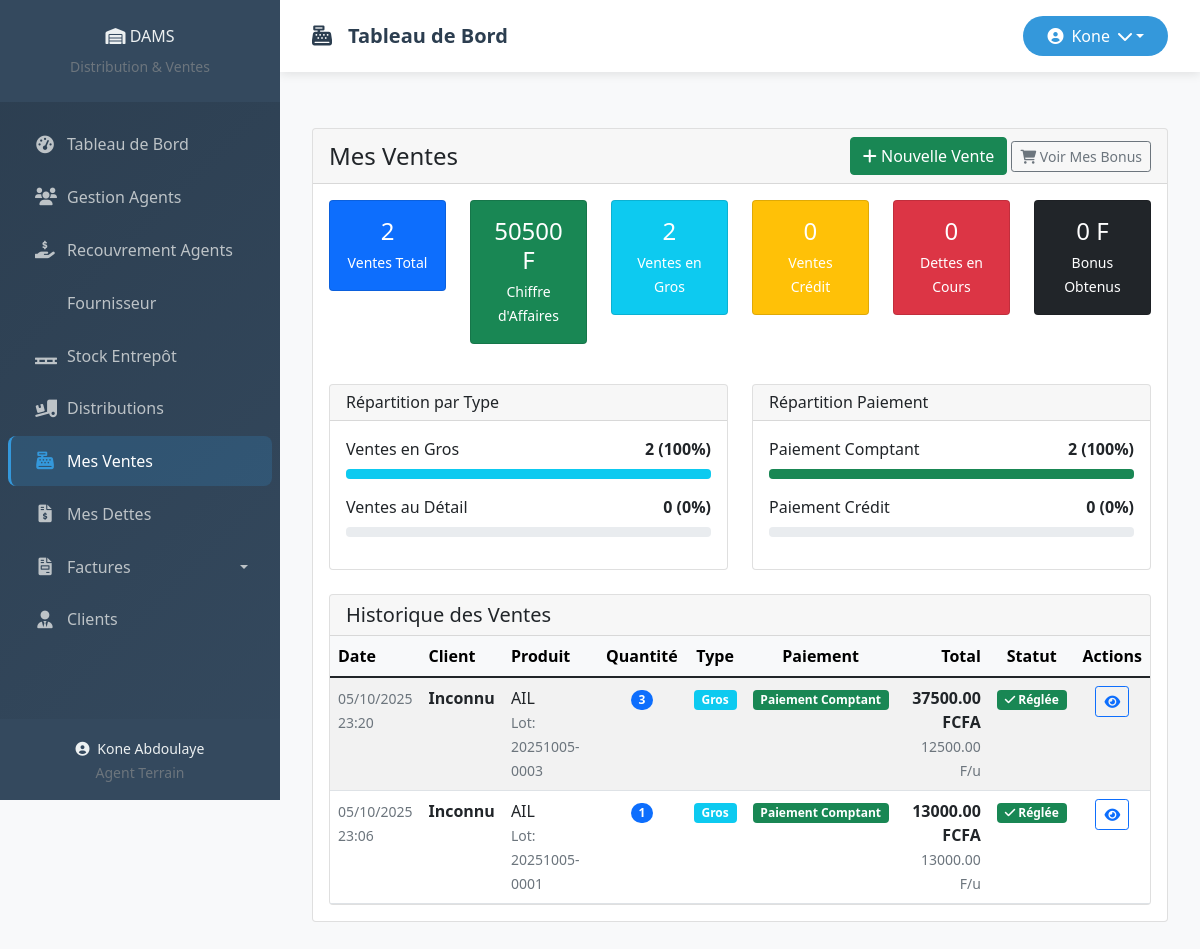
Before: /ventes/ (signed in) with the older database file.
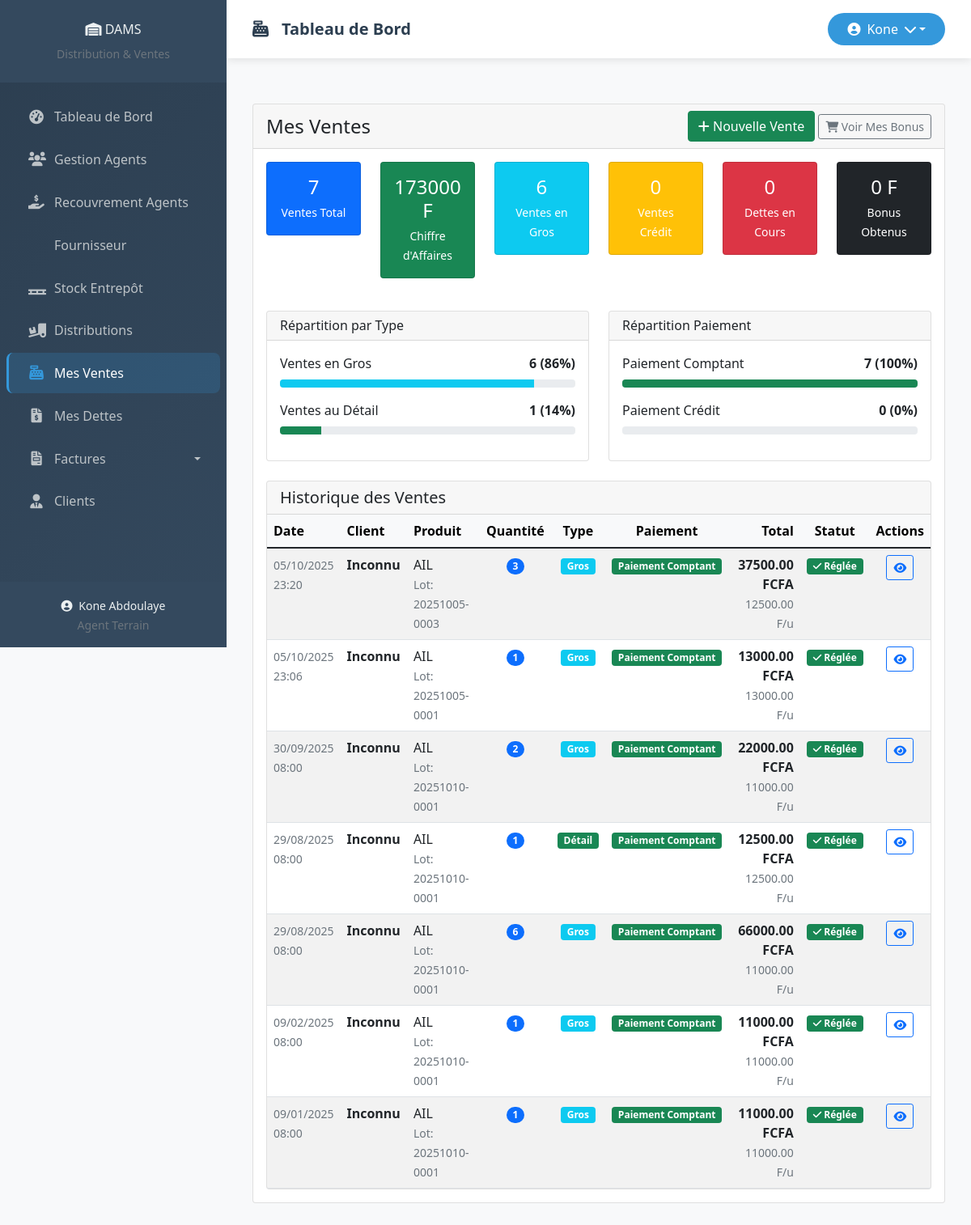
After: the same page with the newer database file.
### core/models.py (models this page shows, shortened)
class Vente(models.Model):
    TYPE_VENTE_CHOICES = (
        ('gros', 'Vente en Gros'),
        ('detail', 'Vente au Détail'),
    )
    MODE_PAIEMENT_CHOICES = (
        ('comptant', 'Paiement Comptant'),
        ('credit', 'Paiement à Crédit'),
    )
    agent = models.ForeignKey(
        Agent,
        on_delete=models.CASCADE,
        limit_choices_to={'type_agent__in': ['terrain', 'entrepot']}
    )
    client = models.ForeignKey(Client, on_delete=models.CASCADE)
    detail_distribution = models.ForeignKey(DetailDistribution, on_delete=models.CASCADE)
    quantite = models.PositiveIntegerField()
    type_vente = models.CharField(max_length=50, choices=TYPE_VENTE_CHOICES, default='detail')
    prix_vente_unitaire = models.DecimalField(max_digits=10, decimal_places=2)
    mode_paiement = models.CharField(max_length=50, choices=MODE_PAIEMENT_CHOICES, default='comptant')
    date_vente = models.DateTimeField(
        default=timezone.now,
        verbose_name="Date de la vente"
    )
    date_creation = models.DateTimeField(
        auto_now_add=True,
        verbose_name="Date d'enregistrement"
    )
    @property
    def total_vente(self):
        return self.quantite * self.prix_vente_unitaire
    def get_type_vente_display(self):
        return "Gros" if self.type_vente == 'gros' else "Détail"
    class Meta:
        ordering = ['-date_vente']
        verbose_name = "Vente"
        verbose_name_plural = "Ventes"

class Client(models.Model):
    TYPE_CLIENT_CHOICES = (
        ('grossiste', 'Grossiste'),
        ('detail', 'Détaillant'),
        ('particulier', 'Particulier'),
    )
    nom = models.CharField(max_length=100)
    contact = models.CharField(max_length=100, blank=True, null=True)
    type_client = models.CharField(max_length=50, choices=TYPE_CLIENT_CHOICES)
    date_creation = models.DateTimeField(default=timezone.now)  # Ajout de ce champ
    class Meta:
        ordering = ['nom']

class DetailDistribution(models.Model):
    distribution = models.ForeignKey(DistributionAgent, on_delete=models.CASCADE)
    lot = models.ForeignKey(LotEntrepot, on_delete=models.CASCADE)
    quantite = models.PositiveIntegerField()
    prix_gros = models.DecimalField(max_digits=10, decimal_places=2, null=True, blank=True)
    prix_detail = models.DecimalField(max_digits=10, decimal_places=2, null=True, blank=True)
    est_supprime = models.BooleanField(default=False)
    date_suppression = models.DateTimeField(null=True, blank=True)
    class Meta:
        verbose_name = "Détail de distribution"
        verbose_name_plural = "Détails de distribution"

class LotEntrepot(models.Model):
    produit = models.ForeignKey(Produit, on_delete=models.CASCADE)
    fournisseur = models.ForeignKey(Fournisseur, on_delete=models.CASCADE)
    quantite_initiale = models.PositiveIntegerField()
    quantite_restante = models.PositiveIntegerField()
    prix_achat_unitaire = models.DecimalField(max_digits=10, decimal_places=2)
    date_reception = models.DateTimeField(default=timezone.now)
    date_enregistrement = models.DateTimeField(auto_now_add=True)
    reference_lot = models.CharField(max_length=100, unique=True, blank=True, null=True)  # AJOUTEZ CE CHAMP
    facture = models.FileField(
        upload_to='factures_entrepot/%Y/%m/',
        null=True,
        blank=True,
        verbose_name="Facture (optionnel)"
    )
    date_upload_facture = models.DateTimeField(
        null=True,
        blank=True,
        verbose_name="Date d'upload de la facture"
    )

class Produit(models.Model):
    nom = models.CharField(max_length=100, unique=True)
    description = models.TextField(blank=True, null=True)

### core/views.py (the view)
# urls.py: path('ventes/', views.liste_ventes, name='liste_ventes'),
@login_required
def liste_ventes(request):
    try:
        agent = Agent.objects.get(user=request.user)
    except Agent.DoesNotExist:
        messages.error(request, "Aucun agent trouvé.")
        return redirect('dashboard')
    ventes = Vente.objects.filter(
        agent=agent
    ).select_related(
        'client',
        'detail_distribution__lot__produit'
    ).prefetch_related('dette').order_by('-date_vente')
    total_ventes = ventes.count()
    chiffre_affaires_total = sum(vente.total_vente for vente in ventes)
    ventes_gros = ventes.filter(type_vente='gros')
    ventes_detail = ventes.filter(type_vente='detail')
    ventes_comptant = ventes.filter(mode_paiement='comptant')
    ventes_credit = ventes.filter(mode_paiement='credit')
    bonus_obtenus = 0
    dettes_avec_bonus = Dette.objects.filter(
        vente__agent=agent,
        bonus_accorde=True
    )
    for dette in dettes_avec_bonus:
        bonus_obtenus += dette.montant_bonus
    dettes_en_cours = Dette.objects.filter(
        vente__agent=agent,
        statut__in=['en_cours', 'partiellement_paye', 'en_retard']
    ).count()
    context = {
        'ventes': ventes,
        'total_ventes': total_ventes,
        'chiffre_affaires_total': chiffre_affaires_total,
        'ventes_gros_count': ventes_gros.count(),
        'ventes_detail_count': ventes_detail.count(),
        'ventes_comptant_count': ventes_comptant.count(),
        'ventes_credit_count': ventes_credit.count(),
        'bonus_obtenus': bonus_obtenus,
        'dettes_en_cours': dettes_en_cours,
        'agent': agent,
    }
    return render(request, 'core/ventes/liste_ventes.html', context)

### core/context_processors.py (called while the page is built, shortened)
def agent_context(request):
    context = {}
    return context

### core/templates/core/ventes/liste_ventes.html (shortened to what the changed rows need)
{% extends 'base.html' %}
{% load static %}
{% block content %}
<div class="container-fluid py-4">
    <div class="row">
        <div class="col-12">
            <div class="card">
                <div class="card-body">
                    <div class="row mb-4">
                        <div class="col-xl-2 col-md-4 col-6 mb-3">
                            <div class="card bg-primary text-white">
                                <div class="card-body text-center p-3">
                                    <h4 class="mb-1">{{ total_ventes }}</h4>
                                    <small class="opacity-8">Ventes Total</small>
                                </div>
                            </div>
                        </div>
                        <div class="col-xl-2 col-md-4 col-6 mb-3">
                            <div class="card bg-success text-white">
                                <div class="card-body text-center p-3">
                                    <h4 class="mb-1">{{ chiffre_affaires_total|floatformat:0 }} F</h4>
                                    <small class="opacity-8">Chiffre d'Affaires</small>
                                </div>
                            </div>
                        </div>
                        <div class="col-xl-2 col-md-4 col-6 mb-3">
                            <div class="card bg-info text-white">
                                <div class="card-body text-center p-3">
                                    <h4 class="mb-1">{{ ventes_gros_count }}</h4>
                                    <small class="opacity-8">Ventes en Gros</small>
                                </div>
                            </div>
                        </div>
                    </div>
                    <div class="row mb-4">
                        <div class="col-md-6">
                            <div class="card">
                                <div class="card-body">
                                    <div class="d-flex justify-content-between mb-2">
                                        <span>Ventes en Gros</span>
                                        <span class="fw-bold">{{ ventes_gros_count }} ({% widthratio ventes_gros_count total_ventes 100 %}%)</span>
                                    </div>
                                    <div class="d-flex justify-content-between mb-2">
                                        <span>Ventes au Détail</span>
                                        <span class="fw-bold">{{ ventes_detail_count }} ({% widthratio ventes_detail_count total_ventes 100 %}%)</span>
                                    </div>
                                    <div class="progress mb-3" style="height: 10px;">
                                        <div class="progress-bar bg-success" style="width: {% widthratio ventes_detail_count total_ventes 100 %}%"></div>
                                    </div>
                                </div>
                            </div>
                        </div>
                        <div class="col-md-6">
                            <div class="card">
                                <div class="card-body">
                                    <div class="d-flex justify-content-between mb-2">
                                        <span>Paiement Comptant</span>
                                        <span class="fw-bold">{{ ventes_comptant_count }} ({% widthratio ventes_comptant_count total_ventes 100 %}%)</span>
                                    </div>
                                </div>
                            </div>
                        </div>
                    </div>
                    {% if ventes %}
                    <div class="card">
                        <div class="card-body p-0">
                            <div class="table-responsive">
                                <table class="table table-hover table-striped mb-0">
                                    <thead class="table-light">
                                        <tr>
                                            <th>Date</th>
                                            <th>Client</th>
                                            <th>Produit</th>
                                            <th class="text-center">Quantité</th>
                                            <th class="text-center">Type</th>
                                            <th class="text-center">Paiement</th>
                                            <th class="text-end">Total</th>
                                            <th class="text-center">Statut</th>
                                            <th class="text-center">Actions</th>
                                        </tr>
                                    </thead>
                                    <tbody>
                                        {% for vente in ventes %}
                                        <tr>
                                            <td>
                                                <small class="text-muted">{{ vente.date_vente|date:"d/m/Y" }}</small>
                                                <br>
                                                <small class="text-muted">{{ vente.date_vente|date:"H:i" }}</small>
                                            </td>
                                            <td>
                                                <strong>{{ vente.client.nom }}</strong>
                                            </td>
                                            <td>
                                                {{ vente.detail_distribution.lot.produit.nom }}
                                                <br>
                                                <small class="text-muted">Lot: {{ vente.detail_distribution.lot.reference_lot|default:"N/A" }}</small>
                                            </td>
                                            <td class="text-center">
                                                <span class="badge bg-primary rounded-pill">{{ vente.quantite }}</span>
                                            </td>
                                            <td class="text-center">
                                                <span class="badge bg-{% if vente.type_vente == 'gros' %}info{% else %}success{% endif %}">
                                                    {{ vente.get_type_vente_display }}
                                                </span>
                                            </td>
                                            <td class="text-center">
                                                <span class="badge bg-{% if vente.mode_paiement == 'comptant' %}success{% else %}warning{% endif %}">
                                                    {{ vente.get_mode_paiement_display }}
                                                </span>
                                            </td>
                                            <td class="text-end">
                                                <strong>{{ vente.total_vente }} FCFA</strong>
                                                <br>
                                                <small class="text-muted">{{ vente.prix_vente_unitaire }} F/u</small>
                                            </td>
                                            <td class="text-center">
                                                {% if vente.mode_paiement == 'credit' %}
                                                    {% if vente.dette %}
                                                        {% if vente.dette.statut == 'paye' %}
                                                            <span class="badge bg-success" title="Bonus: {{ vente.dette.montant_bonus }} FCFA">
                                                                <i class="fas fa-check"></i> Payée
                                                                {% if vente.dette.bonus_accorde %}
                                                                    <i class="fas fa-gift text-warning ms-1" title="Bonus obtenu"></i>
                                                                {% endif %}
                                                            </span>
                                                        {% elif vente.dette.statut == 'partiellement_paye' %}
                                                            <span class="badge bg-warning">
                                                                <i class="fas fa-clock"></i> Partiel
                                                            </span>
                                                        {% elif vente.dette.statut == 'en_retard' %}
                                                            <span class="badge bg-danger">
                                                                <i class="fas fa-exclamation-triangle"></i> Retard
                                                            </span>
                                                        {% else %}
                                                            <span class="badge bg-secondary">
                                                                <i class="fas fa-hourglass"></i> En cours
                                                            </span>
                                                        {% endif %}
                                                    {% else %}
                                                        <span class="badge bg-light text-dark">
                                                            <i class="fas fa-plus"></i> Dette à créer
                                                        </span>
                                                    {% endif %}
                                                {% else %}
                                                    <span class="badge bg-success">
                                                        <i class="fas fa-check"></i> Réglée
                                                    </span>
                                                {% endif %}
                                            </td>
                                            <td class="text-center">
                                                <div class="btn-group btn-group-sm">
                                                    <a href="{% url 'detail_vente' vente.id %}"
                                                       class="btn btn-outline-primary"
                                                       title="Voir détails">
                                                        <i class="fas fa-eye"></i>
                                                    </a>
                                                </div>
                                            </td>
                                        </tr>
                                        {% endfor %}
                                    </tbody>
                                </table>
                            </div>
                        </div>
                    </div>
                    {% endif %}
                </div>
            </div>
        </div>
    </div>
</div>
{% endblock %}

Changed rows visible on the page:
added Vente: date_vente "30/09/2025", date_vente "08:00", client.nom "Inconnu", detail_distribution.lot.produit.nom "AIL", detail_distribution.lot.reference_lot "20251010-0001", quantite "2", type_vente "Gros", mode_paiement "Paiement Comptant", total_vente "22000.00", prix_vente_unitaire "11000.00", shows "Réglée"
added Vente: date_vente "29/08/2025", date_vente "08:00", client.nom "Inconnu", detail_distribution.lot.produit.nom "AIL", detail_distribution.lot.reference_lot "20251010-0001", quantite "1", type_vente "Détail", mode_paiement "Paiement Comptant", total_vente "12500.00", prix_vente_unitaire "12500.00", shows "Réglée"
added Vente: date_vente "29/08/2025", date_vente "08:00", client.nom "Inconnu", detail_distribution.lot.produit.nom "AIL", detail_distribution.lot.reference_lot "20251010-0001", quantite "6", type_vente "Gros", mode_paiement "Paiement Comptant", total_vente "66000.00", prix_vente_unitaire "11000.00", shows "Réglée"
added Vente: date_vente "09/02/2025", date_vente "08:00", client.nom "Inconnu", detail_distribution.lot.produit.nom "AIL", detail_distribution.lot.reference_lot "20251010-0001", quantite "1", type_vente "Gros", mode_paiement "Paiement Comptant", total_vente "11000.00", prix_vente_unitaire "11000.00", shows "Réglée"
added Vente: date_vente "09/01/2025", date_vente "08:00", client.nom "Inconnu", detail_distribution.lot.produit.nom "AIL", detail_distribution.lot.reference_lot "20251010-0001", quantite "1", type_vente "Gros", mode_paiement "Paiement Comptant", total_vente "11000.00", prix_vente_unitaire "11000.00", shows "Réglée"
Other visible differences:
{{ total_ventes }}: "2" → "7"
{{ chiffre_affaires_total|floatformat:0 }}: "50500" → "173000"
{{ ventes_gros_count }}: "2" → "6"
{{ ventes_detail_count }}: "0" → "1"
{{ ventes_comptant_count }}: "2" → "7"
text no longer shown: "100 0"
text now shown: "86 14"
